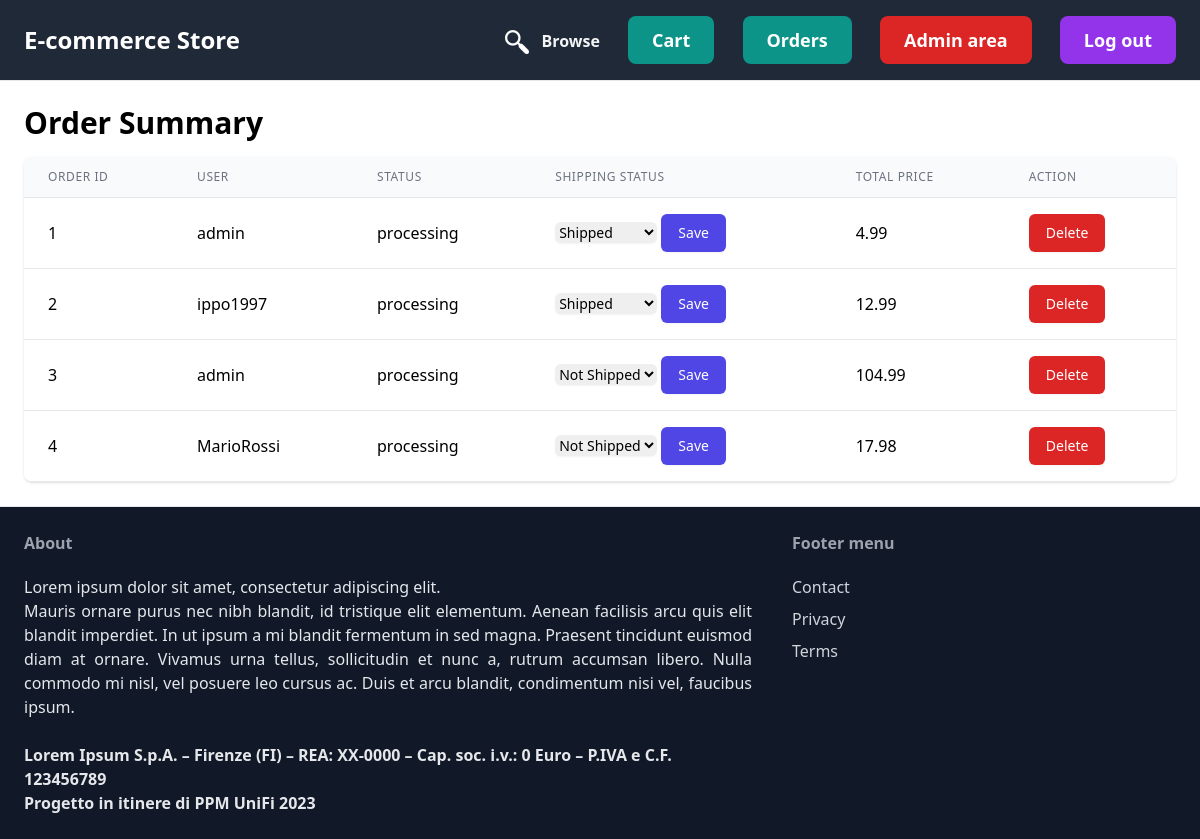
Before: /order-summary/ (signed in) with the older database file.
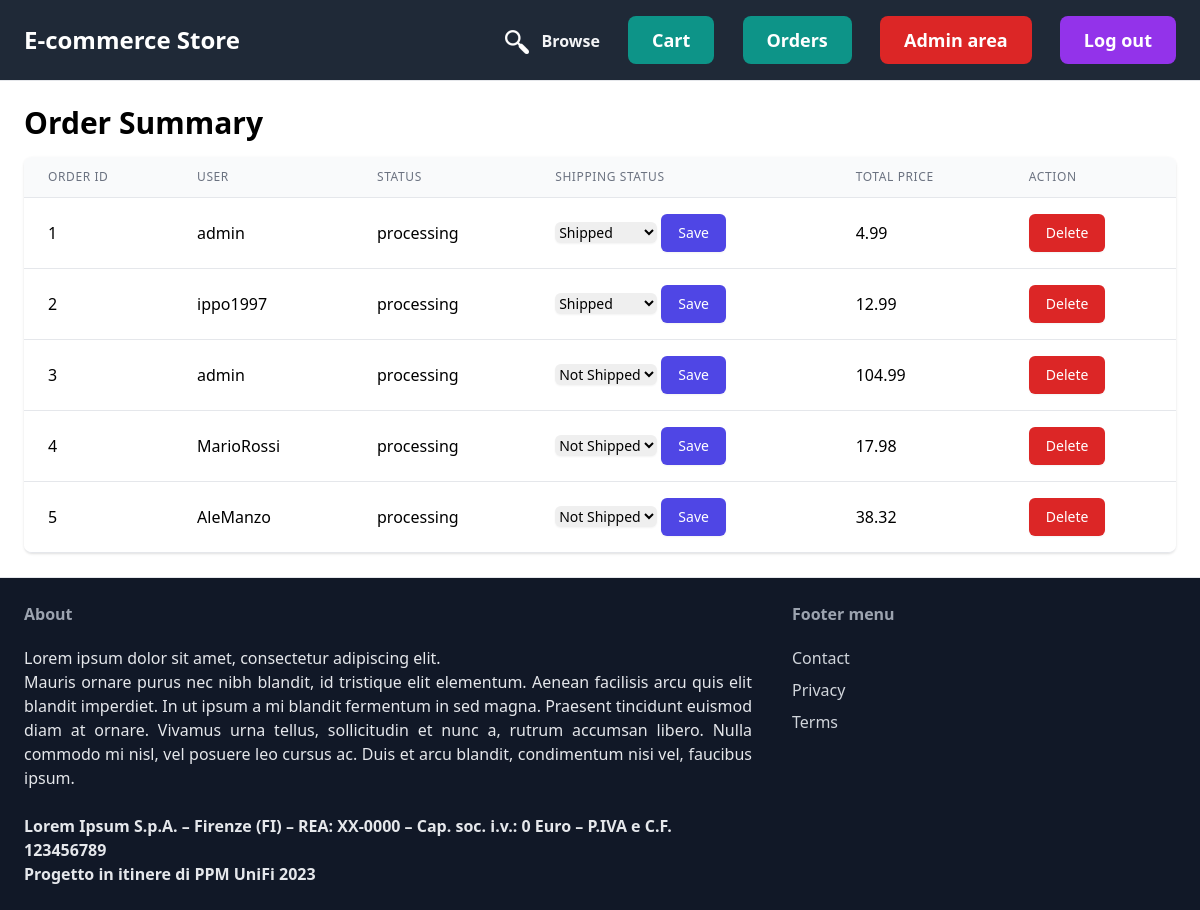
After: the same page with the newer database file.
### core/models.py (models this page shows, shortened)
class Order(models.Model):
    user = models.ForeignKey(User, on_delete=models.CASCADE)
    items = models.ManyToManyField('item.Item')
    status = models.CharField(max_length=255, choices=(
        ('processing', 'In elaborazione'),
    ))
    shipping_status = models.CharField(max_length=255, choices=(
        ('not_shipped', 'Non spedito'),
        ('shipped', 'Spedito'),
    ), default='not_shipped')
    total_price = models.DecimalField(max_digits=10, decimal_places=2, default=Decimal('0.00'))
    created_at = models.DateTimeField(auto_now_add=True)

### core/views.py (the view, shortened to what this page needs)
# urls.py: path('order-summary/', views.order_summary, name='order_summary'),
@login_required
def order_summary(request):
    allowed_statuses = ['processing']
    if request.user.is_superuser:
        orders = Order.objects.all()
    else:
        orders = Order.objects.filter(user=request.user)
    for order in orders:
        order.total_price = sum(item.price for item in order.items.all())
        order.save()
    return render(request, 'core/order_summary.html', {'orders': orders, 'allowed_statuses': allowed_statuses})

### core/templates/core/order_summary.html (shortened to what this page needs)
{% extends 'core/base.html' %}
{% block content %}
    <h1 class="text-3xl font-bold mb-4">Order Summary</h1>
    <div class="flex flex-col">
        <div class="-my-2 overflow-x-auto sm:-mx-6 lg:-mx-8">
            <div class="py-2 align-middle inline-block min-w-full sm:px-6 lg:px-8">
                <div class="shadow overflow-hidden border-b border-gray-200 sm:rounded-lg">
                    <table class="min-w-full divide-y divide-gray-200">
                        <thead class="bg-gray-50">
                            <tr>
                                <th scope="col" class="px-6 py-3 text-left text-xs font-medium text-gray-500 uppercase tracking-wider">Order ID</th>
                                <th scope="col" class="px-6 py-3 text-left text-xs font-medium text-gray-500 uppercase tracking-wider">User</th>
                                <th scope="col" class="px-6 py-3 text-left text-xs font-medium text-gray-500 uppercase tracking-wider">Status</th>
                                <th scope="col" class="px-6 py-3 text-left text-xs font-medium text-gray-500 uppercase tracking-wider">Shipping Status</th>
                                <th scope="col" class="px-6 py-3 text-left text-xs font-medium text-gray-500 uppercase tracking-wider">Total Price</th>
                                <th scope="col" class="px-6 py-3 text-left text-xs font-medium text-gray-500 uppercase tracking-wider">Action</th>
                            </tr>
                        </thead>
                        <tbody class="bg-white divide-y divide-gray-200">
                            {% for order in orders %}
                                <tr>
                                    <td class="px-6 py-4 whitespace-nowrap">{{ order.id }}</td>
                                    <td class="px-6 py-4 whitespace-nowrap">{{ order.user.username }}</td>
                                    <td class="px-6 py-4 whitespace-nowrap">{{ order.status }}</td>
                                    <td class="px-6 py-4 whitespace-nowrap">
                                        {% if request.user.is_superuser %}
                                            <form method="POST" action="{% url 'core:order_summary' %}">
                                                <select name="shipping_status" class="border-gray-300 rounded-md shadow-sm focus:ring-indigo-500 focus:border-indigo-500 sm:text-sm">
                                                    <option value="not_shipped" {% if order.shipping_status == 'not_shipped' %}selected{% endif %}>Not Shipped</option>
                                                    <option value="shipped" {% if order.shipping_status == 'shipped' %}selected{% endif %}>Shipped</option>
                                                </select>
                                                <button type="submit" class="inline-flex items-center px-4 py-2 border border-transparent rounded-md shadow-sm text-sm font-medium text-white bg-indigo-600 hover:bg-indigo-700 focus:outline-none focus:ring-2 focus:ring-offset-2 focus:ring-indigo-500">Save</button>
                                            </form>
                                        {% else %}
                                            {{ order.shipping_status }}
                                        {% endif %}
                                    </td>
                                    <td class="px-6 py-4 whitespace-nowrap">{{ order.total_price }}</td>
                                    <td class="px-6 py-4 whitespace-nowrap">
                                        {% if order.status in allowed_statuses %}
                                            <form method="POST" action="{% url 'core:delete_order' order.id %}">
                                                <button type="submit" class="inline-flex items-center px-4 py-2 border border-transparent rounded-md shadow-sm text-sm font-medium text-white bg-red-600 hover:bg-red-700 focus:outline-none focus:ring-2 focus:ring-offset-2 focus:ring-red-500">Delete</button>
                                            </form>
                                        {% endif %}
                                    </td>
                                </tr>
                            {% endfor %}
                        </tbody>
                    </table>
                </div>
            </div>
        </div>
    </div>
{% endblock %}

### core/templates/core/base.html (shortened to what this page needs)
<!DOCTYPE html>
<html lang="en">
<head>
    <script src="https://cdn.tailwindcss.com"></script>
</head>
<body>
    <nav class="py-6 px-6 flex justify-between items-center bg-gray-800 border-b border-gray-200">
        <a href="/" class="text-2xl font-bold text-white">E-commerce Store</a>
        <div class="space-x-6">
            <a href="{% url 'item:items' %}" class="text-gray-100 hover:text-teal-100 font-semibold flex-container">
                <img src="../../../media/menu_images/search-3-24.png" class="inline-block align-middle mr-2">
                Browse
            </a>
            {% if request.user.is_authenticated %}
                <a href="{% url 'core:cart' %}" class="px-6 py-3 text-lg text-white bg-teal-600 hover:bg-blue-700 rounded-lg font-semibold">Cart</a>
                <a href="{% url 'core:order_summary' %}" class="px-6 py-3 text-lg text-white bg-teal-600 hover:bg-blue-700 rounded-lg font-semibold">Orders</a>
                {% if user.is_superuser %}
                    {% if '127.0.0.1' in request.META.HTTP_HOST %}
                        <a href="http://127.0.0.1:8000/admin" class="px-6 py-3 text-lg text-white bg-red-600 hover:bg-red-700 rounded-lg font-semibold">Admin area</a>
                    {% else %}
                        <a href="https://ppm-2023-django-production.up.railway.app/admin/" class="px-6 py-3 text-lg text-white bg-red-600 hover:bg-red-700 rounded-lg font-semibold">Admin area</a>
                    {% endif %}
                {% endif %}
                <a href="{% url 'core:logout' %}" class="px-6 py-3 text-lg text-white bg-purple-600 hover:bg-blue-700 rounded-lg font-semibold">Log out</a>
            {% else  %}
                <a href="{% url 'core:login' %}" class="px-6 py-3 text-lg text-white bg-purple-600 hover:bg-blue-700 rounded-lg font-semibold">Login</a>
                <a href="{% url 'core:signup' %}" class="px-6 py-3 text-lg text-white bg-purple-600 hover:bg-blue-700 rounded-lg font-semibold">Sign up</a>
            {% endif %}
        </div>
    </nav>
    <div class="px-6 py-6">
        {% block content %}
        {% endblock %}
    </div>
    <footer class="py-6 flex justify-between px-6 border-t bg-gray-900">
        <div class="w-2/3 pr-10">
            <h3 class="mb-5 font-semibold text-gray-400">About</h3>
            <p class="text-gray-200">Lorem ipsum dolor sit amet, consectetur adipiscing elit.</p>
            <p class="text-gray-200 text-justify">Mauris ornare purus nec nibh blandit, id tristique elit elementum. Aenean facilisis arcu quis elit blandit imperdiet. In ut ipsum a mi blandit fermentum in sed magna. Praesent tincidunt euismod diam at ornare. Vivamus urna tellus, sollicitudin et nunc a, rutrum accumsan libero. Nulla commodo mi nisl, vel posuere leo cursus ac. Duis et arcu blandit, condimentum nisi vel, faucibus ipsum. </p>
            <br>
            <p class="text-gray-200 font-semibold">Lorem Ipsum S.p.A. – Firenze (FI) – REA: XX-0000 – Cap. soc. i.v.: 0 Euro – P.IVA e C.F. 123456789</p>
            <p class="text-gray-200 font-semibold">Progetto in itinere di PPM UniFi 2023</p>
        </div>
        <div class="w-1/3">
            <h3 class="mb-5 font-semibold text-gray-400">Footer menu</h3>
            <ul class="space-y-2">
                <li><a href="{% url 'core:contact' %}" class="text-gray-300 hover:text-gray-100">Contact</a></li>
                <li><a href="{% url 'core:privacy' %}" class="text-gray-300 hover:text-gray-100">Privacy</a></li>
                <li><a href="{% url 'core:terms' %}" class="text-gray-300 hover:text-gray-100">Terms</a></li>
            </ul>
        </div>
    </footer>
</body>
</html>

Changed rows visible on the page:
added Order: id "5", user.username "AleManzo", status "processing", shipping_status "Not Shipped", total_price "38.32", shows "Delete"
